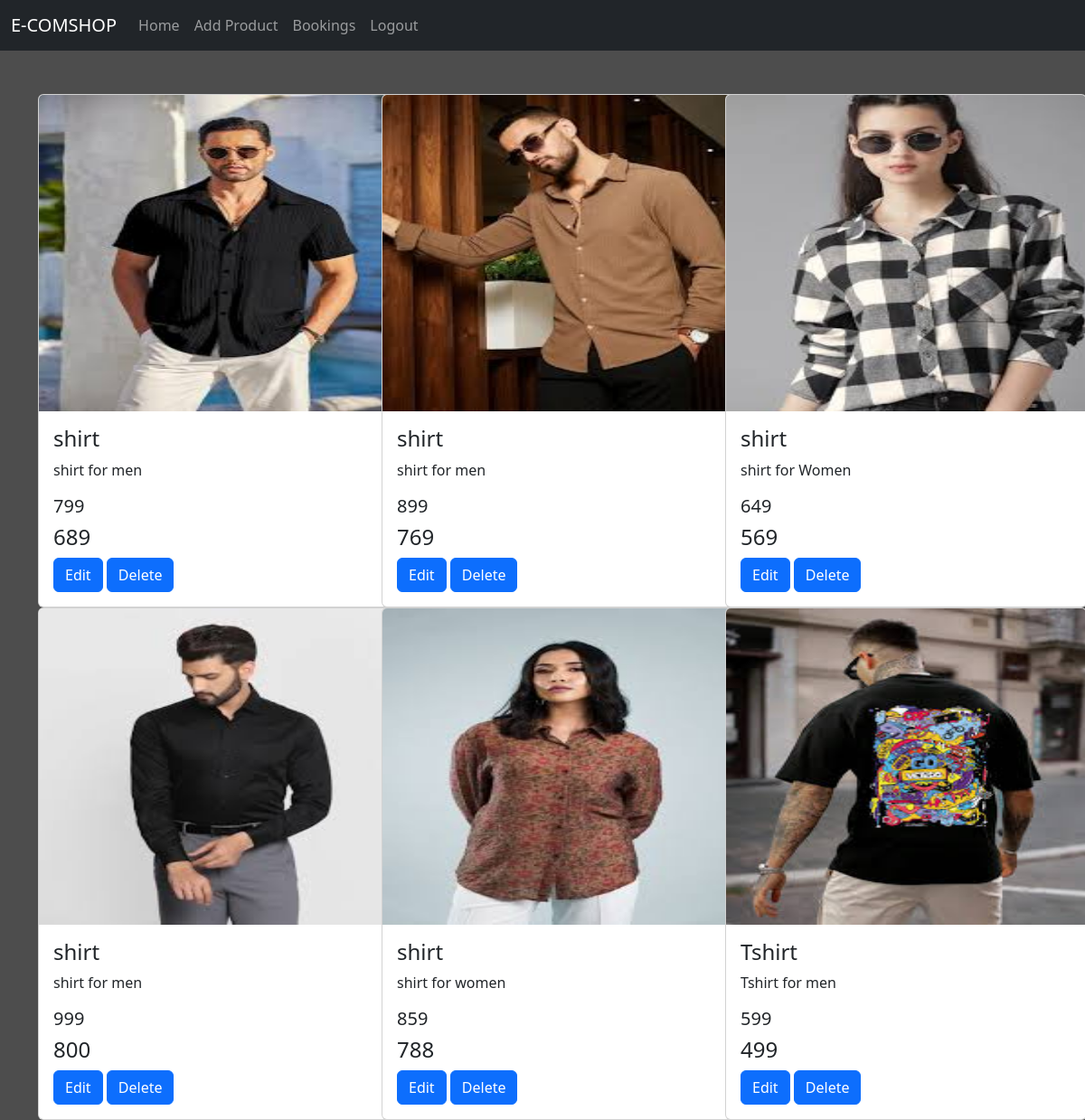
The page /shop_home (signed in) on the database its author committed.
### eapp/models.py (models this page shows)
class Product(models.Model):
    pid=models.TextField()
    name=models.TextField()
    descri=models.TextField()
    price=models.IntegerField()
    off_price=models.IntegerField()
    stock=models.IntegerField()
    img=models.FileField()

### eapp/views.py (the view)
# urls.py: path('shop_home',views.shop_home),
def shop_home(req):
    if 'shop' in req.session:
        product=Product.objects.all()
        return render(req,'shop/home.html',{'products':product})
    else:
        return redirect(ecom_login)

### templates/shop/home.html (shortened to what this page needs)
<!DOCTYPE html>
<html lang="en">
<head>
    <link href="https://cdn.jsdelivr.net/npm/bootstrap@5.3.3/dist/css/bootstrap.min.css" rel="stylesheet">
</head>
<body style="background-color: rgb(77, 77, 77);">
    <div class="navter">
        <nav class="navbar navbar-expand-sm bg-dark navbar-dark">
            <div class="container-fluid">
                <a class="navbar-brand" href="#">E-COMSHOP</a>
                <div class="collapse navbar-collapse" id="collapsibleNavbar">
                    <ul class="navbar-nav">
                        <li class="nav-item">
                            <a class="nav-link" href="#">Home</a>
                        </li>
                        <li class="nav-item">
                            <a class="nav-link" href="product">Add Product</a>
                        </li>
                        <li class="nav-item">
                            <a class="nav-link" href="usbookings">Bookings</a>
                        </li>
                        <li class="nav-item">
                            <a class="nav-link" href="logout">Logout</a>
                        </li>
                    </ul>
                </div>
            </div>
        </nav>
    </div>
    <div class="container mt-5">
        <div class="row">
            {% for p in products %}
            <div class="col-lg-4">
                <div class="card" style="width:400px">
                    <img class="card-img-top" src="{{p.img.url}}" alt="Card image" style="width:100%" height="350px">
                    <div class="card-body">
                      <h4 class="card-title">{{p.name}}</h4>
                      <p class="card-text">{{p.descri}}</p>
                      <h5>{{p.price}}</h5>
                      <h4>{{p.off_price}}</h4>
                      <a href="edit/{{p.pk}}" class="btn btn-primary">Edit</a>
                      <a href="delete/{{p.pk}}" class="btn btn-primary">Delete</a>
                    </div>
                  </div>
            </div>
            {% endfor %}
        </div>
    </div>
</body>
</html>

### rows shown on the page
Product: img (picture), name "shirt", descri "shirt for men", price "799", off_price "689"
Product: img (picture), name "shirt", descri "shirt for men", price "899", off_price "769"
Product: img (picture), name "shirt", descri "shirt for Women", price "649", off_price "569"
Product: img (picture), name "shirt", descri "shirt for men", price "999", off_price "800"
Product: img (picture), name "shirt", descri "shirt for women", price "859", off_price "788"
Product: img (picture), name "Tshirt", descri "Tshirt for men", price "599", off_price "499"
